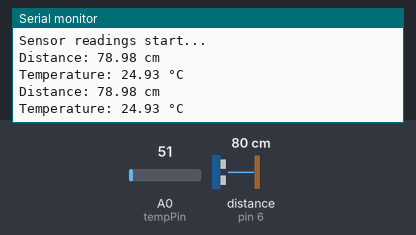
A sketch run on a simulated Arduino Uno, built with avr-gcc and run on an emulated ATmega328P. Shown: the last lines printed to the serial monitor. Wiring (inferred from the names in the program): ultrasonic range finder: trigger pin 7; echo pin 6. Inputs (shaded band) come from the test bench; at power-on: distance to the obstacle (sensor on pin 6) 80 cm, A0 (tempPin) = 51. The echo pulse lasts 58.3 µs per cm.

Above: at 1.8 s.
1.9 s: distance to the obstacle (sensor on pin 6) set to 2 cm
At 2.8 s:
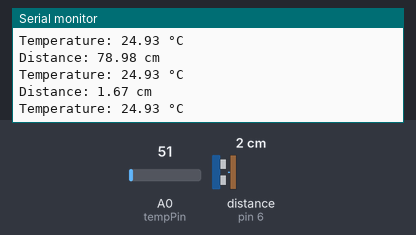
3.4 s: A0 (tempPin) set to 61
At 4.7 s:
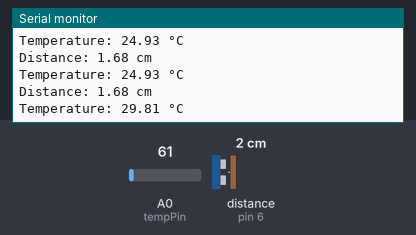
4.9 s: distance to the obstacle (sensor on pin 6) set to 4 cm
At 5.8 s:
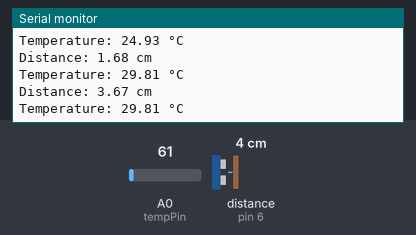
6.4 s: A0 (tempPin) set to 71
At 7.6 s:
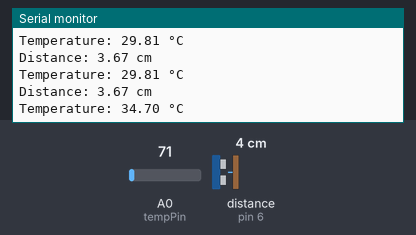
Timing chart, 0 to 8.9 s (numbered marks = the images above; inputs shaded):
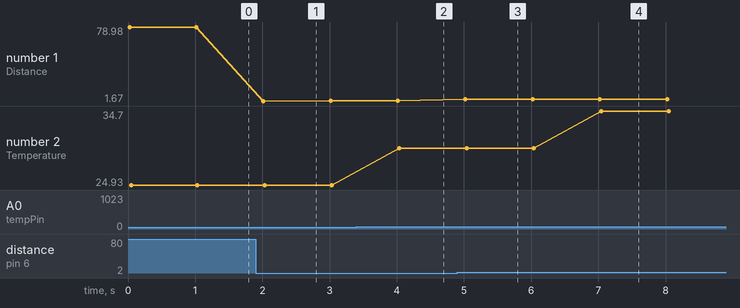

Measured:
- after the input at 1.9 s, the serial monitor: prints a new line after 0.11 s (image 1)
- after the input at 3.4 s, the serial monitor: prints a new line after 0.64 s (image 2)
- after the input at 4.9 s, the serial monitor: prints a new line after 0.12 s (image 3)
- after the input at 6.4 s, the serial monitor: prints a new line after 0.64 s (image 4)
- plotted number 1: 78.98 → 1.68 after the input at 1.9 s, 1.68 → 3.67 after the input at 4.9 s
- plotted number 2: 24.93 → 29.81 after the input at 3.4 s, 29.81 → 34.7 after the input at 6.4 s

The sketch:

sensor_input_integration.ino
```cpp
// Define pins for the ultrasonic sensor
const int trigPin = 7;
const int echoPin = 6;

// Define pin for the LM35 temperature sensor
const int tempPin = A0;

void setup() {
  // Initialize Serial Monitor
  Serial.begin(9600);

  // Set up ultrasonic sensor pins
  pinMode(trigPin, OUTPUT);
  pinMode(echoPin, INPUT);

  // Optional: Set up temperature pin as input
  pinMode(tempPin, INPUT);

  Serial.println("Sensor readings start...");
}

void loop() {
  // Ultrasonic sensor reading
  long duration;
  float distance;

  // Send a pulse to the ultrasonic sensor
  digitalWrite(trigPin, LOW);
  delayMicroseconds(2);
  digitalWrite(trigPin, HIGH);
  delayMicroseconds(10);
  digitalWrite(trigPin, LOW);

  // Read the pulse duration
  duration = pulseIn(echoPin, HIGH);

  // Convert duration to distance in centimeters
  distance = duration * 0.034 / 2;

  // Temperature sensor reading
  int tempReading = analogRead(tempPin);
  float voltage = tempReading * (5.0 / 1023.0); // Convert analog value to voltage
  float temperature = voltage * 100.0; // Convert voltage to Celsius (LM35: 10mV/°C)

  // Print readings to Serial Monitor
  Serial.print("Distance: ");
  Serial.print(distance);
  Serial.println(" cm");

  Serial.print("Temperature: ");
  Serial.print(temperature);
  Serial.println(" °C");

  // Wait for 1 second before next reading
  delay(1000);
}
```
